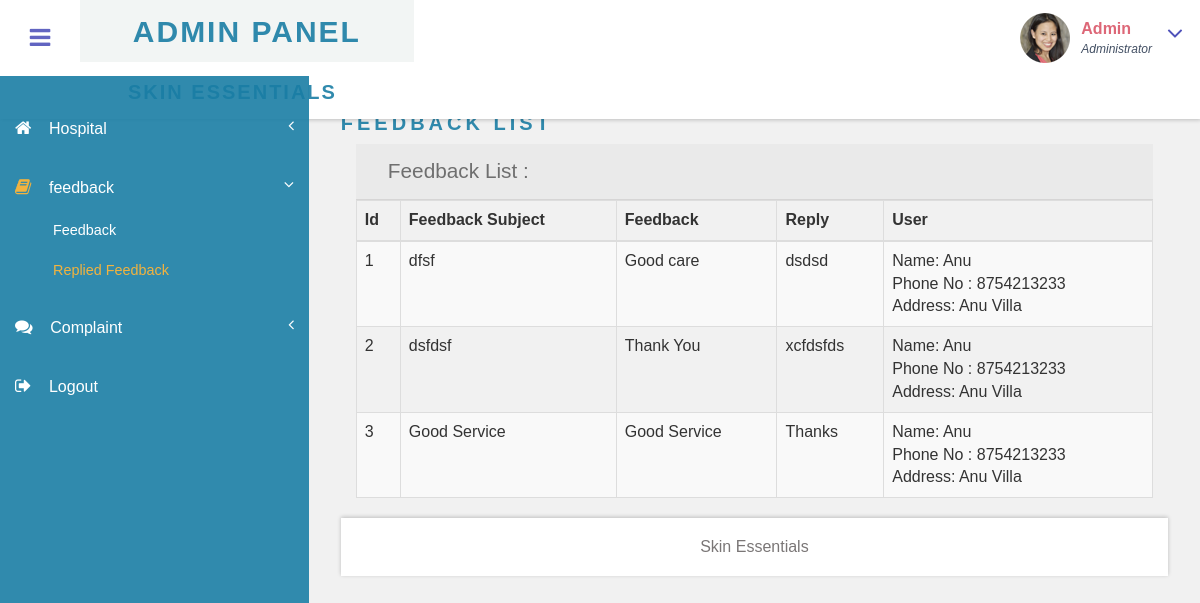
Screenshot of /Admin/feedback_replied_list.php (signed in) with the database file from the repository.
### tables this page shows
CREATE TABLE `tbl_feedback` (
  `feedback_id` int(11) NOT NULL,
  `feedback` varchar(150) NOT NULL,
  `user_login_id` int(11) NOT NULL,
  `reply` varchar(50) NOT NULL,
  `feedback_subject` varchar(50) NOT NULL
);

CREATE TABLE `tbl_patient` (
  `patient_id` int(11) NOT NULL,
  `login_id` int(11) NOT NULL,
  `patient_name` varchar(50) DEFAULT NULL,
  `phone_number` bigint(20) DEFAULT NULL,
  `Address` longtext NOT NULL,
  `place` varchar(50) DEFAULT NULL,
  `dob` date NOT NULL,
  `entry_date` timestamp NOT NULL DEFAULT current_timestamp(),
  `district_id` int(11) NOT NULL
);

### Admin/feedback_replied_list.php (the view, shortened to what this page needs)
<?php include("header.php") ?>
<div id="page-wrapper">
    <div class="main-page">
        <div class="forms">
            <h3 class="title1">Feedback List</h3>
            <div class="col-sm-12" style="margin-top: 10px;">
    <div class="form-title">
                    <h4>Feedback List :</h4>
                </div>
                <?php
           include("../db.php");
             $qt=  mysqli_query($con,"select * from tbl_feedback join tbl_patient on tbl_feedback.user_login_id = tbl_patient.login_id where tbl_feedback.reply!=''");
             $n=mysqli_num_rows($qt);
         if($n>0)
              {
                $count=1;
                ?>
               <table class="table table-striped table-bordered">
        <thead><th>Id</th><th>Feedback Subject</th><th>Feedback</th><th>Reply</th><th>User</th></thead>
<?php
                  while ($rt=  mysqli_fetch_array($qt))
                                                {
                                                        ?>
                    <tr>
                                              <td><?php echo $count;?></td>
                                                <td><?php echo $rt['feedback_subject'];?></td>
                                                <td><?php echo $rt['feedback'];?></td>
                                                <td><?php echo $rt['reply'];?></td>
                                                <td>Name: <?php echo $rt['patient_name'];?><br>
                                                Phone No : <?php echo $rt['phone_number'];?><br>
                                                Address: <?php echo $rt['Address'];?><br>
                                              </td>
                    </tr>
                   <?php
                  $count++;
                  } ?>
                    </table>
                  <?php }
                  else{
                  ?>
                    <div class="alert alert-success"> No List Available</div>
                  <?php } ?>
            </div>
            <div class="row">
        </div>
    </div>
</div>
<?php include("footer.php") ?>

### assets/assets_admin/css/style.css (style rules this page uses)
h4, h5, h6, h1, h2, h3 { margin: 0; }
html, body { font-family:'Franklin Gothic Medium', 'Arial Narrow', Arial, sans-serif; font-size: 100%; overflow-x: hidden; background: #fff; }
h1,h2,h3,h4,h5,h6 { margin:0; }
.cbp-spmenu-push { overflow-x: hidden; position: relative; }
.cbp-spmenu, .cbp-spmenu-push { -webkit-transition: all 0.3s ease; -moz-transition: all 0.3s ease; transition: all 0.3s ease; }
.cbp-spmenu-push div#page-wrapper { margin: 0 0 0 19.3em; transition:.5s all; -webkit-transition:.5s all; -moz-transition:.5s all; }
.charts,.row { margin: 2em 0 0; }
h3.title1 { font-size:20px; color: #197da4e5; letter-spacing: 4px; font-weight: bold; text-transform: uppercase; margin-bottom: 0.8em; }
.table > thead > tr > th, .table > tbody > tr > th, .table > tfoot > tr > th, .table > thead > tr > td, .table > tbody > tr > td, .table > tfoot > tr > td { border-top: none; }
.forms h3.title1 { margin-bottom:0; }
.forms h4 { font-size: 1.3em; color: #6F6F6F; }
.form-title { padding: 1em 2em; background-color: #EAEAEA; border-bottom: 1px solid #D6D5D5; }

### assets/assets_admin/css/custom.css (style rules this page uses)
#page-wrapper { padding:7em 2em 2.5em; background-color: #F1F1F1; }

### rows the page displays
tbl_feedback: feedback_subject "dfsf", feedback "Good care", reply "dsdsd", tbl_patient.patient_name "Anu", tbl_patient.phone_number "8754213233", tbl_patient.Address "Anu Villa"
tbl_feedback: feedback_subject "dsfdsf", feedback "Thank You", reply "xcfdsfds", tbl_patient.patient_name "Anu", tbl_patient.phone_number "8754213233", tbl_patient.Address "Anu Villa"
tbl_feedback: feedback_subject "Good Service", feedback "Good Service", reply "Thanks", tbl_patient.patient_name "Anu", tbl_patient.phone_number "8754213233", tbl_patient.Address "Anu Villa"
